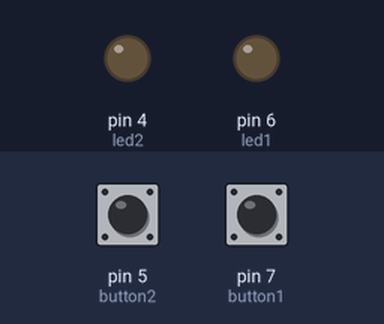
Bench run of a sketch on a simulated Arduino Uno, built with avr-gcc and run on an emulated ATmega328P. On the bench: output pins drawn as LEDs (lit = HIGH). The test bench sets the inputs (shaded band); at power-on: pin 7 (button1) LOW, pin 5 (button2) LOW.

Above: at 1.2 s.
1.3 s: pin 7 (button1) pulled HIGH for 0.15 s
At 1.7 s:
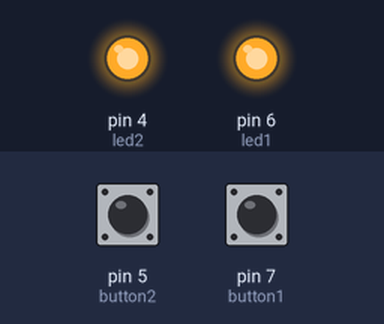
2.9 s: pin 5 (button2) pulled HIGH for 0.15 s
At 4.1 s:
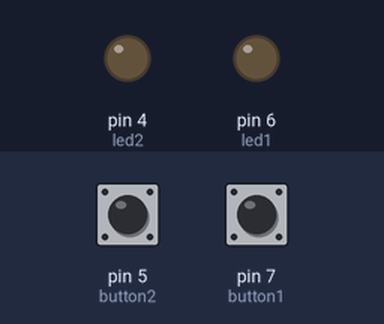
4.5 s: pin 7 (button1) pulled HIGH for 1 s
At 5.3 s:
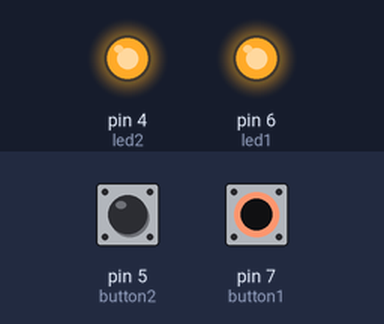
Timing chart, 0 to 7.5 s (numbered marks = the images above; inputs shaded):
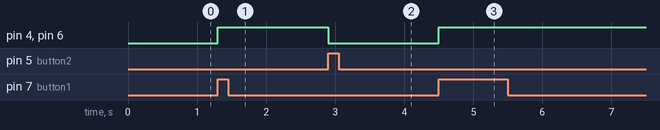

Measured:
- after the input at 1.3 s, pin 4 (led2), pin 6 (led1): LOW → HIGH at once
- after the input at 2.9 s, pin 4 (led2), pin 6 (led1): HIGH → LOW at once
- after the input at 4.5 s, pin 4 (led2), pin 6 (led1): LOW → HIGH at once

The sketch:

challenge_3.ino
```cpp
const int button1 = 7;
const int button2 = 5;
const int led1 = 6;
const int led2 = 4;

int button1State = 0;
int lastButton1State = 0;

int button2State = 0;
int lastButton2State = 0;

bool ledsState = false;

void setup() {

  pinMode(button1, INPUT);
  pinMode(button2, INPUT);

  pinMode(led1, OUTPUT);
  pinMode(led2, OUTPUT);

  digitalWrite(led1, LOW);
  digitalWrite(led2, LOW);
}

void loop() {
  // Buttons actual state:
  button1State = digitalRead(button1);
  button2State = digitalRead(button2);

  // Button1 function:
  if (button1State == HIGH && lastButton1State == LOW) {
    ledsState = true;                 // LEDs ON
    digitalWrite(led1, HIGH);         // LED1 ON
    digitalWrite(led2, HIGH);         // LED2 ON
    delay(50);                        // Delay
  }

  // Button2 function:
  if (button2State == HIGH && lastButton2State == LOW) {
    ledsState = false;                // LEDs OFF
    digitalWrite(led1, LOW);          // LED1 OFF
    digitalWrite(led2, LOW);          // LED2 OFF
    delay(50);                        // Delay
  }

  lastButton1State = button1State;
  lastButton2State = button2State;
}
```
